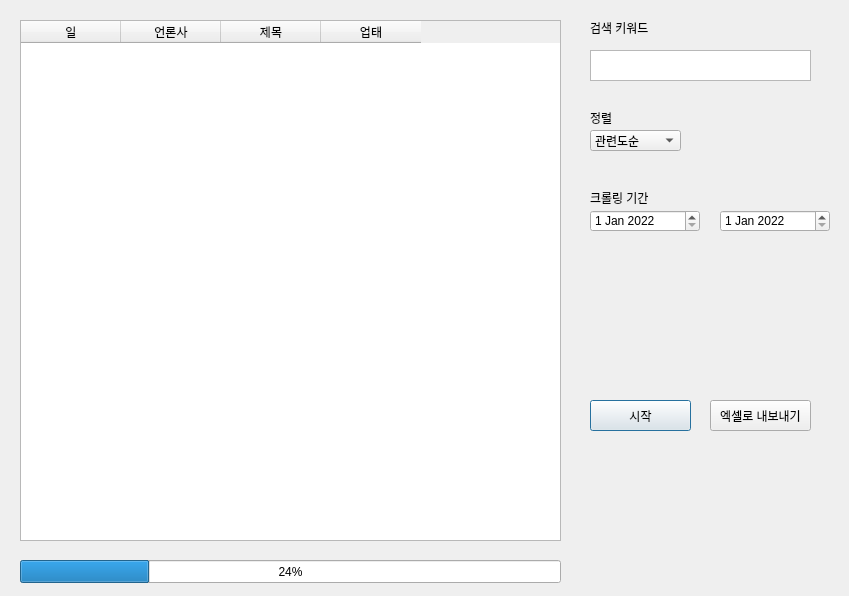
<?xml version="1.0" encoding="UTF-8"?>
<ui version="4.0">
 <class>Dialog</class>
 <widget class="QDialog" name="Dialog">
  <property name="geometry">
   <rect>
    <x>0</x>
    <y>0</y>
    <width>849</width>
    <height>596</height>
   </rect>
  </property>
  <property name="windowTitle">
   <string>Dialog</string>
  </property>
  <widget class="QTableWidget" name="tableWidget">
   <property name="geometry">
    <rect>
     <x>20</x>
     <y>20</y>
     <width>541</width>
     <height>521</height>
    </rect>
   </property>
   <column>
    <property name="text">
     <string>일</string>
    </property>
   </column>
   <column>
    <property name="text">
     <string>언론사</string>
    </property>
   </column>
   <column>
    <property name="text">
     <string>제목</string>
    </property>
   </column>
   <column>
    <property name="text">
     <string>업태</string>
    </property>
   </column>
  </widget>
  <widget class="QPushButton" name="start_btn">
   <property name="geometry">
    <rect>
     <x>590</x>
     <y>400</y>
     <width>101</width>
     <height>31</height>
    </rect>
   </property>
   <property name="text">
    <string>시작</string>
   </property>
  </widget>
  <widget class="QProgressBar" name="progressBar">
   <property name="geometry">
    <rect>
     <x>20</x>
     <y>560</y>
     <width>541</width>
     <height>23</height>
    </rect>
   </property>
   <property name="value">
    <number>24</number>
   </property>
  </widget>
  <widget class="QDateEdit" name="dateStart">
   <property name="geometry">
    <rect>
     <x>590</x>
     <y>210</y>
     <width>110</width>
     <height>22</height>
    </rect>
   </property>
   <property name="dateTime">
    <datetime>
     <hour>0</hour>
     <minute>0</minute>
     <second>0</second>
     <year>2022</year>
     <month>1</month>
     <day>1</day>
    </datetime>
   </property>
   <property name="calendarPopup">
    <bool>false</bool>
   </property>
   <property name="timeSpec">
    <enum>Qt::LocalTime</enum>
   </property>
  </widget>
  <widget class="QLabel" name="label">
   <property name="geometry">
    <rect>
     <x>590</x>
     <y>190</y>
     <width>71</width>
     <height>16</height>
    </rect>
   </property>
   <property name="text">
    <string>크롤링 기간</string>
   </property>
  </widget>
  <widget class="QPushButton" name="export_btn">
   <property name="geometry">
    <rect>
     <x>710</x>
     <y>400</y>
     <width>101</width>
     <height>31</height>
    </rect>
   </property>
   <property name="text">
    <string>엑셀로 내보내기</string>
   </property>
  </widget>
  <widget class="QDateEdit" name="dateEnd">
   <property name="geometry">
    <rect>
     <x>720</x>
     <y>210</y>
     <width>110</width>
     <height>22</height>
    </rect>
   </property>
   <property name="dateTime">
    <datetime>
     <hour>0</hour>
     <minute>0</minute>
     <second>0</second>
     <year>2022</year>
     <month>1</month>
     <day>1</day>
    </datetime>
   </property>
   <property name="calendarPopup">
    <bool>false</bool>
   </property>
   <property name="timeSpec">
    <enum>Qt::LocalTime</enum>
   </property>
  </widget>
  <widget class="QTextEdit" name="input_keyword">
   <property name="geometry">
    <rect>
     <x>590</x>
     <y>50</y>
     <width>221</width>
     <height>31</height>
    </rect>
   </property>
  </widget>
  <widget class="QLabel" name="label_2">
   <property name="geometry">
    <rect>
     <x>590</x>
     <y>20</y>
     <width>71</width>
     <height>16</height>
    </rect>
   </property>
   <property name="text">
    <string>검색 키워드</string>
   </property>
  </widget>
  <widget class="QComboBox" name="comboBox">
   <property name="geometry">
    <rect>
     <x>590</x>
     <y>130</y>
     <width>91</width>
     <height>21</height>
    </rect>
   </property>
   <item>
    <property name="text">
     <string>관련도순</string>
    </property>
   </item>
   <item>
    <property name="text">
     <string>최신순</string>
    </property>
   </item>
   <item>
    <property name="text">
     <string>오래된순</string>
    </property>
   </item>
  </widget>
  <widget class="QLabel" name="label_3">
   <property name="geometry">
    <rect>
     <x>590</x>
     <y>110</y>
     <width>71</width>
     <height>16</height>
    </rect>
   </property>
   <property name="text">
    <string>정렬</string>
   </property>
  </widget>
 </widget>
 <resources/>
 <connections/>
</ui>
